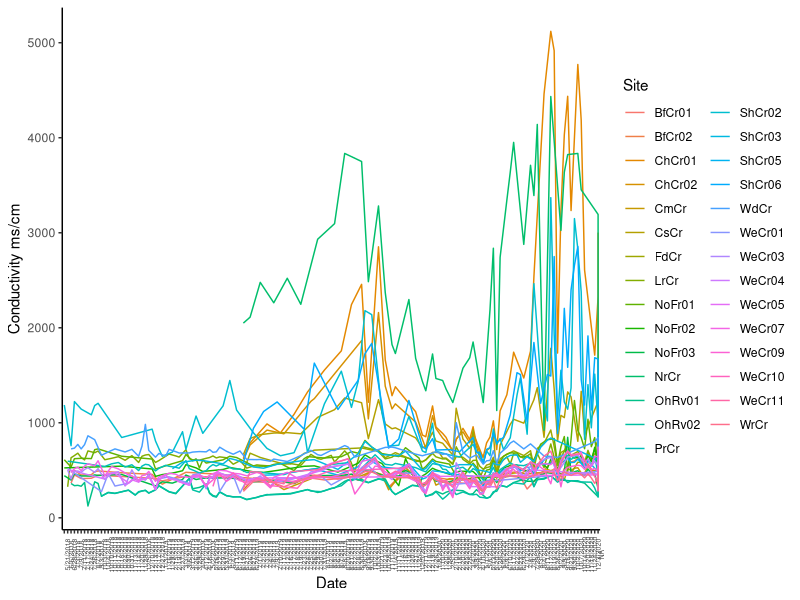
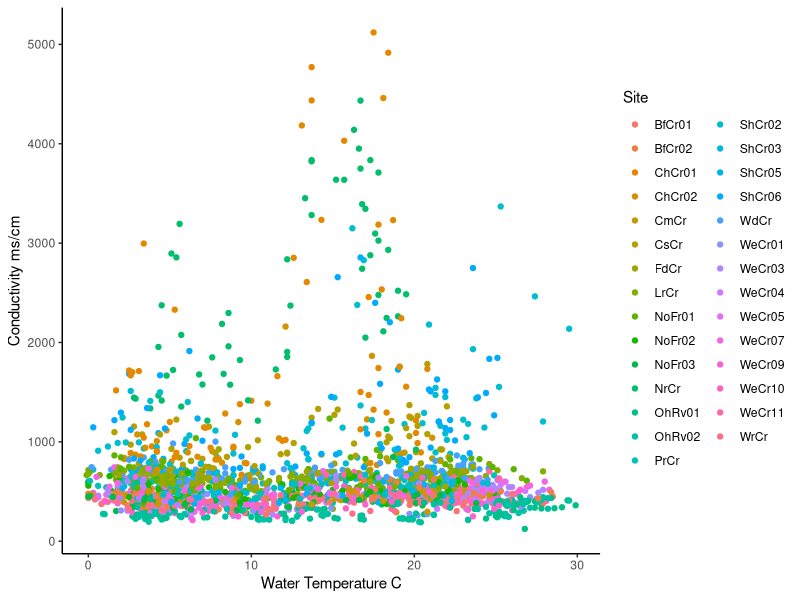
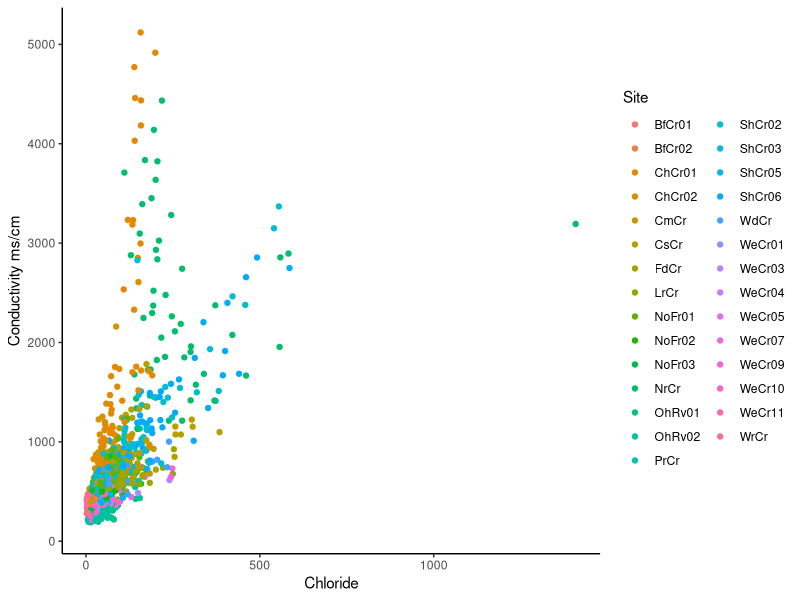
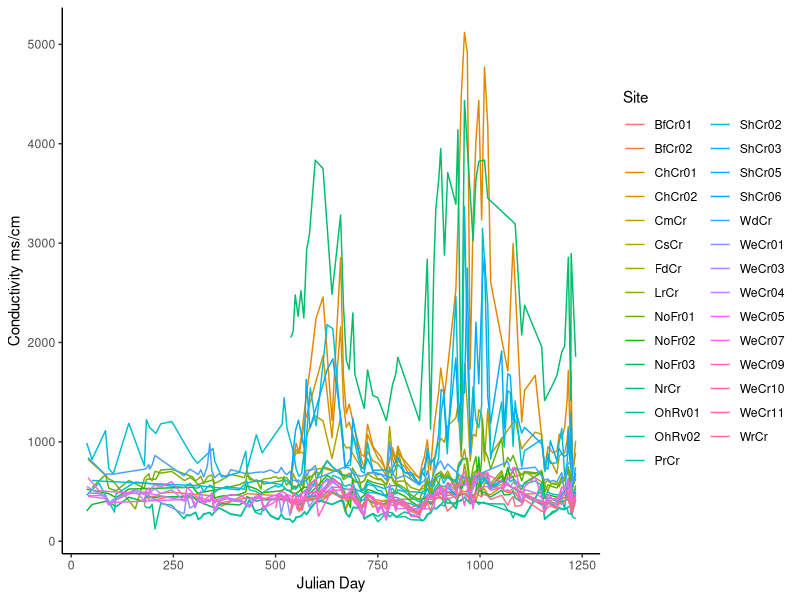
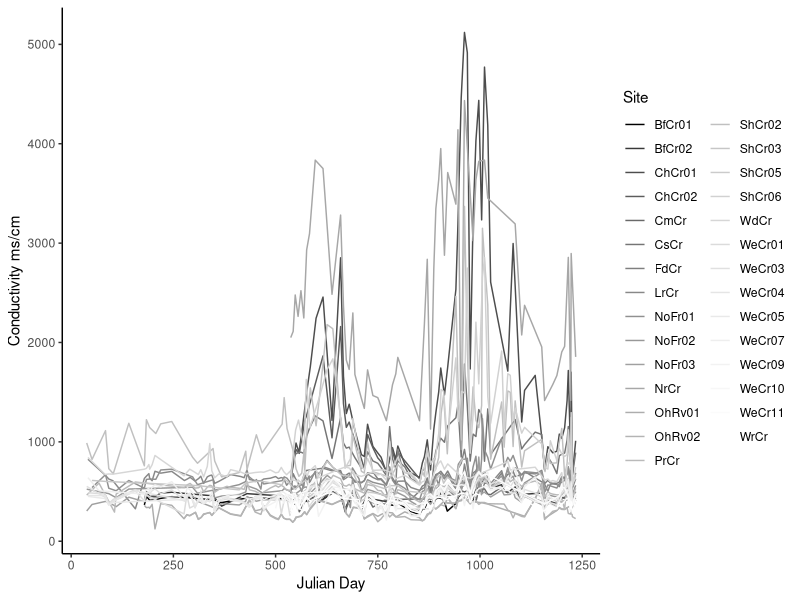
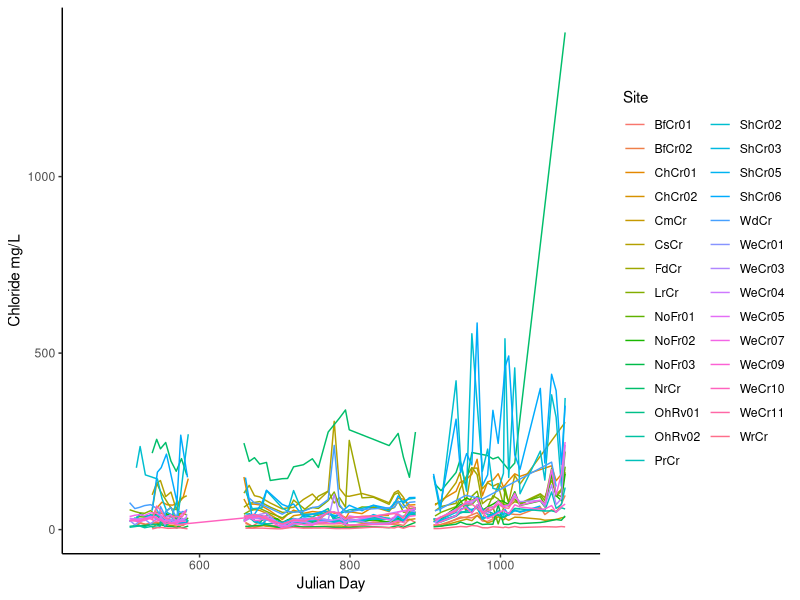
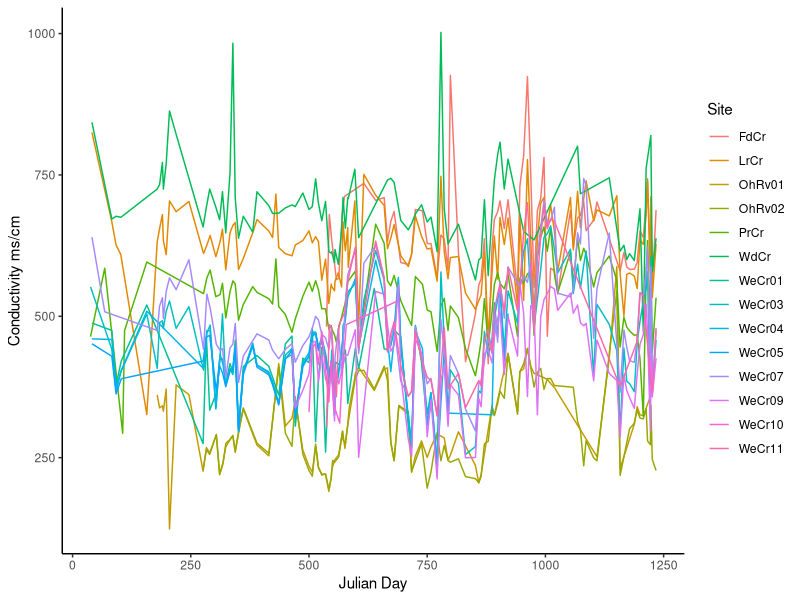
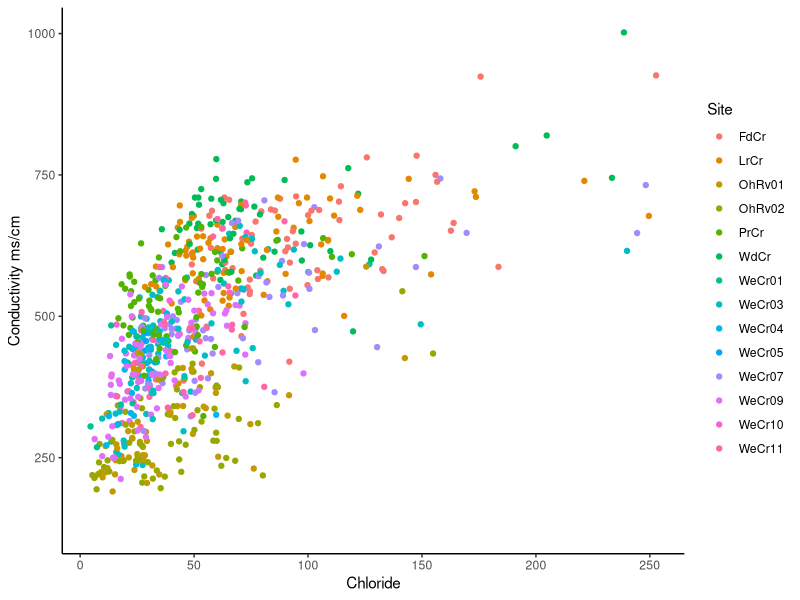

R code for these plots, in order:
## ---- chunk 1
waterchem2 <- read.csv("Water Chem.csv")

library(ggplot2)

WeCr <- subset(waterchem2, Site=="WeCr01"|Site== "WeCr03"|Site=="WeCr04"|Site== "WeCr05"|Site=="WeCr07"|Site== "WeCr09"|Site=="WeCr10"|Site== "WeCr11"|Site=="LrCr"|Site== "WdCr"|Site=="PrCr"|Site== "FdCr"|Site=="OhRv01"|Site== "OhRv02")

NfSh <- subset(waterchem2, Site== "NoFr03"|Site=="NoFr02"|Site== "NoFr01"|Site=="WrCr"|Site== "ShCr03"|Site=="ShCr02"|Site== "ShCr05"|Site=="ShCr06")

BfCr <- subset(waterchem2, Site== "BfCr01"|Site=="BfCr02"|Site== "CmCr")

AMDs <- subset(waterchem2, Site== "ChCr01"|Site=="NrCr"|Site== "CsCr"|Site=="ChCr02")
## ---- chunk 2
levels(waterchem2$Date)
waterchem2$Date <- factor(waterchem2$Date, levels = c("2/7/18", "2/10/18", "2/20/18", "3/9/18","3/24/18","3/25/18", "4/2/18", "4/9/18", "4/12/18","4/13/18","4/16/18", "4/20/18", "5/21/2018", "6/6/2018", "6/28/2018", "7/3/2018", "7/9/2018", "7/11/2018", "7/17/2018",  "7/24/2018",  "7/26/2018", "8/7/2018", "9/3/2018", "10/3/2018", "10/4/2018", "10/10/2018", "10/11/2018", "10/17/2018", "10/18/2018", "10/24/2018",
"10/30/2018", "10/31/2018", "11/01/2018", "11/05/2018", "11/07/2018", "11/08/2018", "11/13/2018", "11/14/2018", "11/20/2018", "11/29/2018",  "12/5/2018", "12/10/2018", "12/13/2018", "12/17/2018", "12/27/2018",  "1/3/2019", "1/16/2019", "1/29/2019", "2/15/2019",  "2/19/2019", "2/27/2019", "3/3/2019", "3/6/2019", "3/12/2019", "3/26/2019", "3/29/2019", "4/9/2019",  "4/12/2019", "4/16/2019", "5/2/2019", "5/16/2019", "5/22/2019", "5/29/2019",  "5/31/2019", "6/3/2019", "6/4/2019", "6/11/2019",  "6/12/2019",  "6/19/2019","6/21/2019",  "6/26/2019", "6/27/2019",  "6/28/2019", "7/1/2019",  "7/2/2019", "7/3/2019",  "7/4/2019", "7/8/2019", "7/9/2019", "7/10/2019", "7/11/2019",  "7/12/2019",  "7/16/2019", "7/17/2019",  "7/18/2019",  "7/19/2019",   "7/23/2019",  "7/24/2019",  "7/25/2019",  "7/26/2019",  "7/29/2019",  "7/30/2019",  "7/31/2019", "8/1/2019",   "8/2/2019", "8/5/2019",   "8/6/2019", "8/7/2019",   "8/8/2019", "8/20/2019",  "8/21/2019", "8/22/2019",  "8/28/2019",  "8/30/2019", "9/8/2019", "9/18/2019", "9/30/2019", "10/2/2019", "10/3/2019", "10/21/2019", "10/23/2019", "10/28/2019", "11/1/2019", "11/4/2019", "11/11/2019",  "11/13/2019","11/14/2019", "11/16/2019", "11/19/2019","11/20/2019", "11/21/2019",  "11/25/2019", "12/5/2019","12/11/2019", "12/18/2019", "12/19/2019", "12/26/2019",   
 "1/8/2020", "1/10/2020", "1/20/2020","1/28/2020", "2/5/2020", "2/10/2020", "2/18/2020", "2/20/2020",  "2/25/2020", "2/28/2020", "3/4/2020", "3/9/2020", "3/26/2020", "4/10/2020", "5/1/2020", "5/8/2020", "5/13/2020", "5/20/2020", "5/28/2020", "6/5/2020", "6/9/2020", "6/10/2020", "6/17/2020", "6/22/2020", "6/23/2020", "6/29/2020", "7/1/2020", "7/8/2020", "7/9/2020", "7/29/2020", "8/3/2020", "8/4/2020", "8/11/2020", "8/12/2020", "8/19/2020", "8/26/2020", "9/2/2020", "9/9/2020", "9/16/2020", "9/23/2020", "9/30/2020", "10/2/2020", "10/7/2020", "10/14/2020", "10/20/2020", "11/18/2020", "11/24/2020", "12/3/2020"))

ggplot(waterchem2,aes(x = Date ,y = Conductivity, colour = Site, group = Site)) + 
  geom_line() +
  theme_classic() +
  theme(axis.text.x = element_text(angle = 90)) +
  theme(axis.text.x = element_text(size=5)) +
  labs(y = "Conductivity ms/cm", x = "Date")

ggplot(waterchem2,aes(x = Water.Temp ,y = Conductivity, colour = Site, group = Site)) + 
  geom_point() +
  theme_classic() +
  labs(y = "Conductivity ms/cm", x = "Water Temperature C")

ggplot(waterchem2,aes(x = Chloride ,y = Conductivity, colour = Site, group = Site)) + 
  geom_point() +
  theme_classic() +
  labs(y = "Conductivity ms/cm", x = "Chloride")

## ---- chunk 3

ggplot(waterchem2,aes(x = Julian.Day ,y = Conductivity, colour = Site, group = Site)) + 
  geom_line() +
  theme_classic() +
  labs(y = "Conductivity ms/cm", x = "Julian Day")

ggplot(waterchem2,aes(x = Julian.Day ,y = Conductivity, colour = Site, group = Site)) + 
  geom_line() +
  theme_classic() +
  scale_colour_grey(start = 0, end = 1) +
  labs(y = "Conductivity ms/cm", x = "Julian Day")

ggplot(waterchem2,aes(x = Julian.Day ,y = Chloride, colour = Site, group = Site)) + 
  geom_line() +
  theme_classic() +
  xlim(450,1100) +
  labs(y = "Chloride mg/L", x = "Julian Day")
## ---- chunk 4
ggplot(WeCr,aes(x = Julian.Day ,y = Conductivity, colour = Site, group = Site)) + 
  geom_line() +
  theme_classic() +
  labs(y = "Conductivity ms/cm", x = "Julian Day")

ggplot(WeCr,aes(x = Chloride ,y = Conductivity, colour = Site, group = Site)) + 
  geom_point() +
  theme_classic() +
  labs(y = "Conductivity ms/cm", x = "Chloride")

ggplot(WeCr,aes(x = Julian.Day ,y = Chloride, colour = Site, group = Site)) + 
  geom_line() +
  theme_classic() +
  xlim(450,1100) +
  labs(y = "Chloride mg/L", x = "Julian Day")
## ---- chunk 5
ggplot(NfSh,aes(x = Julian.Day ,y = Conductivity, colour = Site, group = Site)) + 
  geom_line() +
  theme_classic() +
  labs(y = "Conductivity ms/cm", x = "Julian Day")

ggplot(NfSh,aes(x = Chloride ,y = Conductivity, colour = Site, group = Site)) + 
  geom_point() +
  theme_classic() +
  labs(y = "Conductivity ms/cm", x = "Chloride")

ggplot(NfSh,aes(x = Julian.Day ,y = Chloride, colour = Site, group = Site)) + 
  geom_line() +
  theme_classic() +
  xlim(450,1100) +
  labs(y = "Chloride mg/L", x = "Julian Day")
## ---- chunk 6
ggplot(BfCr,aes(x = Julian.Day ,y = Conductivity, colour = Site, group = Site)) + 
  geom_line() +
  theme_classic() +
  labs(y = "Conductivity ms/cm", x = "Julian Day")

ggplot(BfCr,aes(x = Chloride ,y = Conductivity, colour = Site, group = Site)) + 
  geom_point() +
  theme_classic() +
  labs(y = "Conductivity ms/cm", x = "Chloride")

ggplot(BfCr,aes(x = Julian.Day ,y = Chloride, colour = Site, group = Site)) + 
  geom_line() +
  theme_classic() +
  xlim(450,1100) +
  labs(y = "Chloride mg/L", x = "Julian Day")
## ---- chunk 7
ggplot(AMDs,aes(x = Julian.Day ,y = Conductivity, colour = Site, group = Site)) + 
  geom_line() +
  theme_classic() +
  labs(y = "Conductivity ms/cm", x = "Julian Day")

ggplot(AMDs,aes(x = Chloride ,y = Conductivity, colour = Site, group = Site)) + 
  geom_point() +
  theme_classic() +
  labs(y = "Conductivity ms/cm", x = "Chloride")

ggplot(AMDs,aes(x = Julian.Day ,y = Chloride, colour = Site, group = Site)) + 
  geom_line() +
  theme_classic() +
  xlim(450,1100) +
  labs(y = "Chloride mg/L", x = "Julian Day")
## ---- chunk 8
#Conductivity
spc19 <-c(399.7363636, 421.6 ,1358.454545 ,378.7833333 ,958.8181818
         ,631.725 ,600.8315789 ,628.2538462 ,531.34 ,423.4416667 ,2706.181818
         ,282.3666667 ,293.0736842 ,502.0769231 ,1128.615385
         ,605.42 ,504.4857143 ,1193.111111 ,664.6111111 ,462.5578947 ,437.9692308
         ,482.24 ,388.5 ,463.68 ,396.725)
spc20 <-c(421.6571429 ,506.1384615 ,2860.75 ,473.625
           ,1124.3125 ,685.3625 ,631.20625 ,702.21875 ,559.125
           ,464.3125 ,3356.692308 ,388.2833333 ,381.85 ,565.54375
           ,1412.5625 ,670.95 ,550.3533333 ,1496.0625 ,725.375
           ,544 ,460.14 ,562.06 ,472.30625 ,572.6928571 ,448.54)

t.test(spc19, spc20, alternative = "two.sided", var.equal = TRUE)

#Chloride
CL19 <-c(17.28333333 ,18.23 ,77.67875 ,11.812 ,101.3475 ,82.94714286
         ,43.37266667 ,31.503 ,36.315 ,9.618888889 ,207.86125 ,18.11285714 ,16.03071429
         ,28.39454545 ,125.146 ,34.34375 ,23.952 ,157.0814286 ,54.65 ,28.85933333
         ,29.87727273 ,40.82916667 ,26.05 ,42.23875 ,4.08)

CL20 <-c(26.83363636 ,34.674 ,124.0061538 ,26.783 ,118.5830769
         ,99.03461538 ,70.35076923 ,54.09461538 ,67.78769231
         ,19.75846154 ,183.099 ,44.252 ,44.18846154 ,42.12307692
         ,208.6246154 ,52.71142857 ,45.38307692 ,233.9761538
         ,75.108 ,58.66846154 ,39.07666667 ,62.6775
         ,43.85692308 ,57.11727273 ,7.076666667)

t.test(CL19, CL20, alternative = "two.sided", var.equal = TRUE)
## ---- chunk 9

WeCr19 <-c(462.5578947 ,437.9692308 ,482.24 ,388.5 ,463.68)

WeCr20 <-c(544 ,460.14 ,562.06 ,472.30625 ,572.6928571)

t.test(WeCr19, WeCr20, alternative = "two.sided", var.equal = TRUE)

## ---- chunk 10
Tribs19 <-c(631.725 ,600.8315789, 502.0769231, 664.6111111)

Tribs20 <-c(685.3625, 631.20625, 565.54375, 725.375)

t.test(Tribs19, Tribs20, alternative = "two.sided", var.equal = TRUE)
## ---- chunk 11
ohio19 <-c(282.3666667, 293.0736842)

ohio20 <-c(388.2833333, 381.85)

t.test(ohio19, ohio20, alternative = "two.sided", var.equal = TRUE)
## ---- chunk 12
Bf19 <-c(399.7363636, 421.6, 378.7833333)

Bf20 <-c(421.6571429, 506.1384615, 473.625)

t.test(Bf19, Bf20, alternative = "two.sided", var.equal = TRUE)
## ---- chunk 13
Nf19 <-c(628.2538462, 531.34, 423.4416667, 396.725)

Nf20 <-c(702.21875, 559.125, 464.3125, 448.54)

t.test(Nf19, Nf20, alternative = "two.sided", var.equal = TRUE)
## ---- chunk 14
Sh19 <-c(1128.615385, 605.42, 504.4857143, 1193.111111)

Sh20 <-c(1412.5625, 670.95, 550.3533333, 1496.0625)

t.test(Sh19, Sh20, alternative = "two.sided", var.equal = TRUE)
## ---- chunk 15
AMD19 <-c(1358.454545, 958.8181818, 2706.181818)

AMD20 <-c(2860.75, 1124.3125, 3356.692308)

t.test(AMD19, AMD20, alternative = "two.sided", var.equal = TRUE)
## ---- chunk 16
kruskal.test(WeCr19, WeCr20)

kruskal.test(Tribs19, Tribs20)

kruskal.test(ohio19, ohio20)

kruskal.test(Bf19, Bf20)

kruskal.test(Nf19, Nf20)

kruskal.test(Sh19, Sh20)

kruskal.test(AMD19, AMD20)
## ---- chunk 17
wilcox.test(WeCr19, WeCr20)

wilcox.test(Tribs19, Tribs20)

wilcox.test(ohio19, ohio20)

wilcox.test(Bf19, Bf20)

wilcox.test(Nf19, Nf20)

wilcox.test(Sh19, Sh20)

wilcox.test(AMD19, AMD20)
